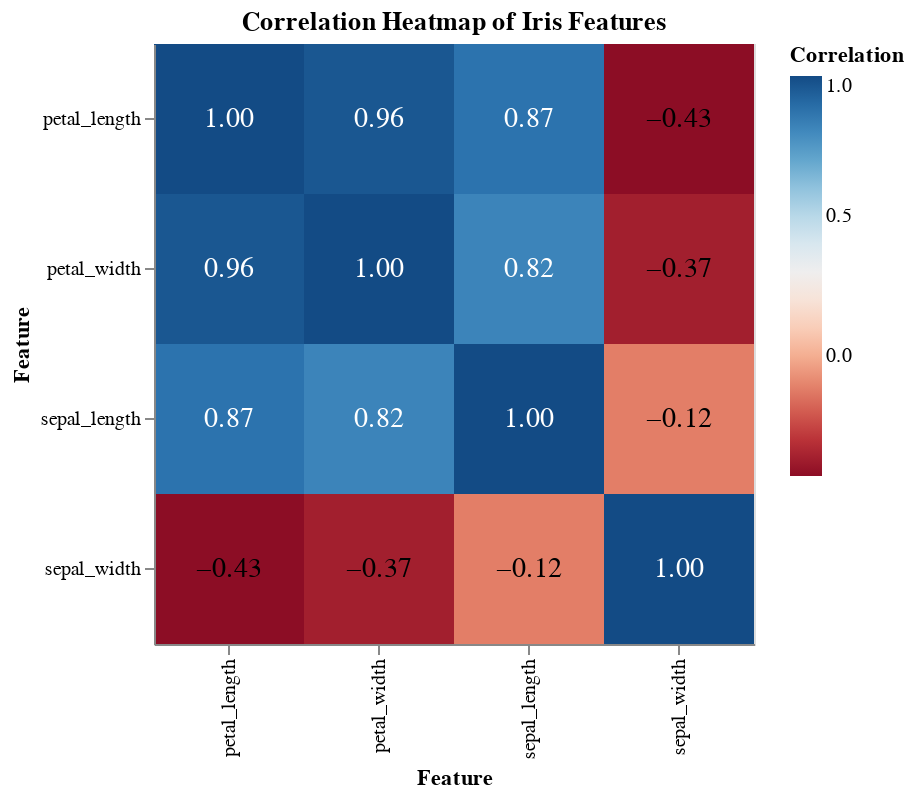

Write notebook code for a chart like this one.
### Markdown cell above
Correlation Heatmap: 

This plot shows how the numeric features are related to each other. We can see that petal length and petal width are highly correlated, while sepal length and sepal width have a weaker correlation. This suggests that petal measurements might be more useful for distinguishing species.

### Code cell
corr = iris.drop(columns="species").corr().stack().reset_index()
corr.columns = ["feature1", "feature2", "correlation"]

# Heatmap
heatmap = alt.Chart(corr).mark_rect().encode(
    x=alt.X("feature1:N", title="Feature"),
    y=alt.Y("feature2:N", title="Feature"),
    color=alt.Color("correlation:Q", scale=alt.Scale(scheme="redblue"), title="Correlation")
).properties(
    width=300,
    height=300,
    title="Correlation Heatmap of Iris Features"
)

# Add correlation values
text = alt.Chart(corr).mark_text(size=14).encode(
    x="feature1:N",
    y="feature2:N",
    text=alt.Text("correlation:Q", format=".2f"),
    color=alt.condition(
        "datum.correlation > 0.5",
        alt.value("white"),
        alt.value("black")
    )
)

display(heatmap + text)

### Figure 1 — Vega-Lite specification as saved in the notebook (floating-point values rounded to 4 significant figures)
{"config": {"view": {"continuousWidth": 300, "continuousHeight": 300}}, "layer": [{"mark": {"type": "rect"}, "encoding": {"color": {"field": "correlation", "scale": {"scheme": "redblue"}, "title": "Correlation", "type": "quantitative"}, "x": {"field": "feature1", "title": "Feature", "type": "nominal"}, "y": {"field": "feature2", "title": "Feature", "type": "nominal"}}, "title": "Correlation Heatmap of Iris Features"}, {"mark": {"type": "text", "size": 14}, "encoding": {"color": {"condition": {"test": "datum.correlation > 0.5", "value": "white"}, "value": "black"}, "text": {"field": "correlation", "format": ".2f", "type": "quantitative"}, "x": {"field": "feature1", "type": "nominal"}, "y": {"field": "feature2", "type": "nominal"}}}], "data": {"name": "data-a5e9840cf08ed9c1bc304f8e1772ee10"}, "height": 300, "width": 300, "$schema": "https://vega.github.io/schema/vega-lite/v5.20.1.json", "datasets": {"data-a5e9840cf08ed9c1bc304f8e1772ee10": [{"feature1": "sepal_length", "feature2": "sepal_length", "correlation": 1.0}, {"feature1": "sepal_length", "feature2": "sepal_width", "correlation": -0.1176}, {"feature1": "sepal_length", "feature2": "petal_length", "correlation": 0.8718}, {"feature1": "sepal_length", "feature2": "petal_width", "correlation": 0.8179}, {"feature1": "sepal_width", "feature2": "sepal_length", "correlation": -0.1176}, {"feature1": "sepal_width", "feature2": "sepal_width", "correlation": 1.0}, {"feature1": "sepal_width", "feature2": "petal_length", "correlation": -0.4284}, {"feature1": "sepal_width", "feature2": "petal_width", "correlation": -0.3661}, {"feature1": "petal_length", "feature2": "sepal_length", "correlation": 0.8718}, {"feature1": "petal_length", "feature2": "sepal_width", "correlation": -0.4284}, {"feature1": "petal_length", "feature2": "petal_length", "correlation": 1.0}, {"feature1": "petal_length", "feature2": "petal_width", "correlation": 0.9629}, {"feature1": "petal_width", "feature2": "sepal_length", "correlation": 0.8179}, {"feature1": "petal_width", "feature2": "sepal_width", "correlation": -0.3661}, {"feature1": "petal_width", "feature2": "petal_length", "correlation": 0.9629}, {"feature1": "petal_width", "feature2": "petal_width", "correlation": 1.0}]}}
